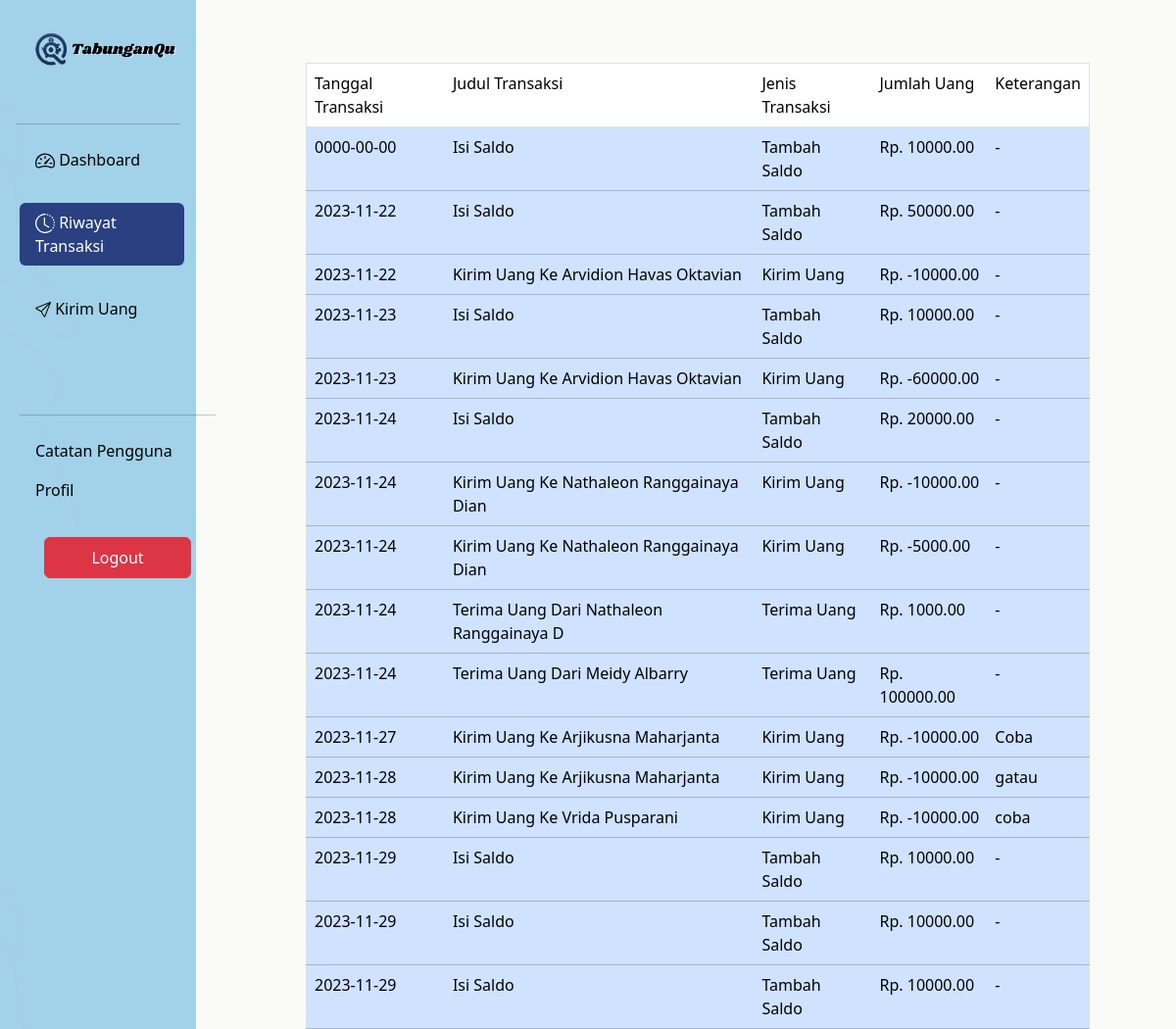
Page /daftar_transaksi.php (signed in) on the committed database.
### tables this page shows
CREATE TABLE `transaksi` (
  `id_transaksi` int(20) NOT NULL,
  `judul_transaksi` varchar(40) DEFAULT NULL,
  `tanggal_transaksi` date DEFAULT NULL,
  `nominal` decimal(20,2) DEFAULT NULL,
  `jenis_transaksi` varchar(20) DEFAULT NULL,
  `in_out` varchar(3) DEFAULT NULL,
  `keterangan` varchar(50) DEFAULT NULL,
  `id_pengguna` char(36) DEFAULT NULL
);

### daftar_transaksi.php (the view, shortened to what this page needs)
<?php
    $id_pengguna = $_SESSION['id'];
?>
<!DOCTYPE html>
<html lang="en">
<head>
    <link href="https://cdn.jsdelivr.net/npm/bootstrap@5.3.2/dist/css/bootstrap.min.css" rel="stylesheet">
</head>
<body background="bg.png" style="height:100vh;">
    <div class="d-flex overflow-y-hidden">
    <div class="d-flex flex-column flex-shrink-0 p-3 cal-auto col-md-2" style="height:100vh;background-color: rgba(139, 200, 230, 0.8);">
            <div class="d-flex p-3">
                <img src="logo.png" alt="" style="width: 150px">
            </div>
            <br>
            <hr>
            <ul class="nav nav-pills flex-column mb-auto mx-1 w-25">
                <li class="nav-item">
                    <a class="nav-link text-black " style="width: 14vw;" aria-current="page" href="dashboard.php">&nbsp;Dashboard</a>
                </li>
                <br>
                <li class="nav-item">
                    <a class="nav-link active" style="width: 14vw; background-color:#2a4080;" aria-current="page" href="daftar_transaksi.php">&nbsp;Riwayat Transaksi</a>
                </li>
                <br>
                <li class="nav-item">
                    <a class="nav-link text-black" style="width: 14vw;" aria-current="page" href="kirim_uang.php">&nbsp;Kirim Uang</a>
                </li>
                <br>
                <div class="my-5">
                <hr>
                <li class="nav-item">
                    <a class="nav-link text-black" style="width: 200px;" aria-current="page" href="catatan.php">Catatan Pengguna</a>
                </li>
                <li class="nav-item">
                    <a class="nav-link text-black" style="width: 200px;" aria-current="page" href="profil_pengguna.php">Profil</a>
                </li>
                <br>
                <center>
                <a href="logout.php"><button type="submit" class="btn btn-danger m-1 p-2" style="width: 150px;">Logout</button></a>
                </center>
                </div>
            </ul>
        </div>
        <?php
            include 'koneksidb.php';
            $query = mysqli_query($conn, "SELECT * FROM transaksi WHERE id_pengguna = '$id_pengguna'");
            $cek_data = mysqli_num_rows($query);
        ?>
        <div class="d-flex flex-grow mx-5 overflow-y-auto overflow-x-hidden" style="height:100vh;">
            <div class="container m-5 p-3 w-auto rounded ">
                <div class="table table-dark table-hover">
                    <table border="1px" class="table table-hover" style="width: 800px;">
                        <?php
                            if ($cek_data == 0){
                                echo "<td> Belum Ada Riwayat Untuk Anda Saat Ini <td>";
                            }
                            else{?>
                                <tr class="sticky-top">
                                        <td>Tanggal Transaksi</td>
                                        <td>Judul Transaksi</td>
                                        <td>Jenis Transaksi</td>
                                        <td>Jumlah Uang</td>
                                        <td>Keterangan</td>
                                    </tr><?php
                                while ($data = mysqli_fetch_array($query)){
                        ?>
                                    <tr  class="table-primary">
                                        <td><?php echo $data['tanggal_transaksi']; ?></td>
                                        <td><?php echo $data['judul_transaksi']; ?></td>
                                        <td><?php echo $data['jenis_transaksi']; ?></td>
                                        <td><?php echo "Rp. ".$data['nominal']; ?></td>
                                        <td><?php echo $data['keterangan']; ?></td>
                                    </tr>
                    <?php
                            }
                        }
                        ?>
                        </table>
                            </div>
            </div>
        </div>
    </div>
</body>
</html>

### rows in the picture
transaksi: tanggal_transaksi "0000-00-00", judul_transaksi "Isi Saldo", jenis_transaksi "Tambah Saldo", nominal "10000.00", keterangan "-"
transaksi: tanggal_transaksi "2023-11-22", judul_transaksi "Isi Saldo", jenis_transaksi "Tambah Saldo", nominal "50000.00", keterangan "-"
transaksi: tanggal_transaksi "2023-11-22", judul_transaksi "Kirim Uang Ke Arvidion Havas Oktavian", jenis_transaksi "Kirim Uang", nominal "-10000.00", keterangan "-"
transaksi: tanggal_transaksi "2023-11-23", judul_transaksi "Isi Saldo", jenis_transaksi "Tambah Saldo", nominal "10000.00", keterangan "-"
transaksi: tanggal_transaksi "2023-11-23", judul_transaksi "Kirim Uang Ke Arvidion Havas Oktavian", jenis_transaksi "Kirim Uang", nominal "-60000.00", keterangan "-"
transaksi: tanggal_transaksi "2023-11-24", judul_transaksi "Isi Saldo", jenis_transaksi "Tambah Saldo", nominal "20000.00", keterangan "-"
transaksi: tanggal_transaksi "2023-11-24", judul_transaksi "Kirim Uang Ke Nathaleon Ranggainaya Dian", jenis_transaksi "Kirim Uang", nominal "-10000.00", keterangan "-"
transaksi: tanggal_transaksi "2023-11-24", judul_transaksi "Kirim Uang Ke Nathaleon Ranggainaya Dian", jenis_transaksi "Kirim Uang", nominal "-5000.00", keterangan "-"
transaksi: tanggal_transaksi "2023-11-24", judul_transaksi "Terima Uang Dari Nathaleon Ranggainaya D", jenis_transaksi "Terima Uang", nominal "1000.00", keterangan "-"
transaksi: tanggal_transaksi "2023-11-24", judul_transaksi "Terima Uang Dari Meidy Albarry", jenis_transaksi "Terima Uang", nominal "100000.00", keterangan "-"
transaksi: tanggal_transaksi "2023-11-27", judul_transaksi "Kirim Uang Ke Arjikusna Maharjanta", jenis_transaksi "Kirim Uang", nominal "-10000.00", keterangan "Coba"
transaksi: tanggal_transaksi "2023-11-28", judul_transaksi "Kirim Uang Ke Arjikusna Maharjanta", jenis_transaksi "Kirim Uang", nominal "-10000.00", keterangan "gatau"
transaksi: tanggal_transaksi "2023-11-28", judul_transaksi "Kirim Uang Ke Vrida Pusparani", jenis_transaksi "Kirim Uang", nominal "-10000.00", keterangan "coba"
transaksi: tanggal_transaksi "2023-11-29", judul_transaksi "Isi Saldo", jenis_transaksi "Tambah Saldo", nominal "10000.00", keterangan "-"
transaksi: tanggal_transaksi "2023-11-29", judul_transaksi "Isi Saldo", jenis_transaksi "Tambah Saldo", nominal "10000.00", keterangan "-"
transaksi: tanggal_transaksi "2023-11-29", judul_transaksi "Isi Saldo", jenis_transaksi "Tambah Saldo", nominal "10000.00", keterangan "-"
